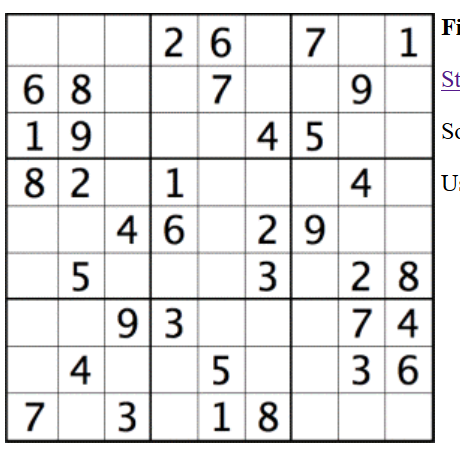
#> input picture input_images/SimpleBoard_1.PNG, 460 x 464 px, found by its file name
$ jupyter execute experiments_board_image_processing.ipynb
#> lines starting #> are read from the running program, lines starting #| are printed output that depends on the picture; after the words box and inside, x2 and y2 are one past the last pixel; in counts of white or black regions, pixels touching at a corner belong together
[cell 1]
import cv2 as cv
import numpy as np
from matplotlib import pyplot as plt

print(cv.__version__)

[cell 2]
imagename = "SimpleBoard_1.png"
img = cv.imread(imagename, cv.IMREAD_UNCHANGED)
#> img is the input picture: shape (464, 460, 4); mean B, G, R, A 229.9, 229.8, 229.9, 255
print(img.shape)
#| (464, 460, 4)
plt.imshow(img)
plt.show()

[cell 3]
img_gray = cv.cvtColor(img, cv.COLOR_BGR2GRAY)
plt.imshow(img_gray, cmap="gray")

[cell 4]
img_detected_edges = cv.Canny(img_gray, 60, 120)
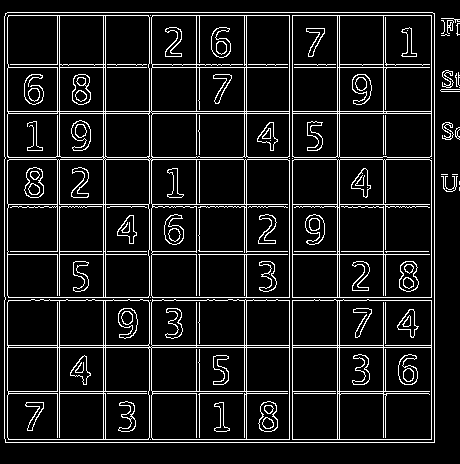
#> img_detected_edges: shape (464, 460); 10.2% white in thin lines or dots
plt.imshow(img_detected_edges, cmap="gray")

[cell 5]
img_detected_edges_with_bilateral_fil = cv.bilateralFilter(img_detected_edges, 5, 300, 300)
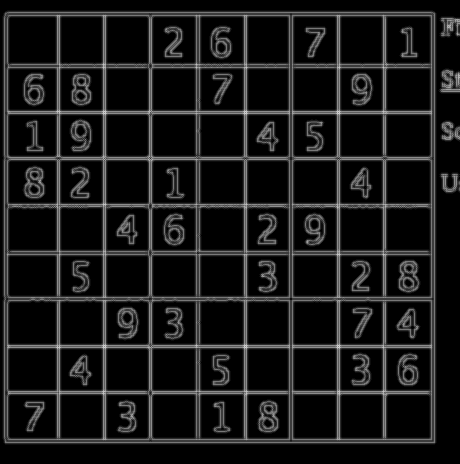
#> img_detected_edges_with_bilateral_fil: shape (464, 460); min 0, max 210, mean 24.5
plt.imshow(img_detected_edges_with_bilateral_fil, cmap="gray")

[cell 6]
line_image = np.copy(img_gray) * 0
#> line_image: shape (464, 460); every value is 0

rho = 1
theta = np.pi / 180
threshold = 100 # minimal number of votes
min_line_length = 300
max_line_gap = 50
lines = cv.HoughLinesP(img_detected_edges_with_bilateral_fil, rho, theta, threshold, min_line_length, max_line_gap)
#> lines = 119 rows, first 6: [2, 68, 436, 68], [2, 295, 436, 295], [2, 391, 436, 391], [107, 67, 107, 10], [383, 444, 383, 392], [289, 390, 289, 296]

for line in lines:
    x1,y1,x2,y2 = line[0]
    cv.line(line_image, (x1,y1), (x2,y2), (255,0,0), 1)
#> this loop made 119 passes
#> (x1, y1, x2, y2) on passes 1 to 12: (2, 68, 436, 68), (2, 295, 436, 295), (2, 391, 436, 391), (107, 67, 107, 10), (383, 444, 383, 392), (289, 390, 289, 296), (53, 437, 382, 442), (5, 294, 5, 69), (435, 294, 435, 69), (108, 17, 436, 17), (103, 294, 103, 69), (3, 15, 106, 15)
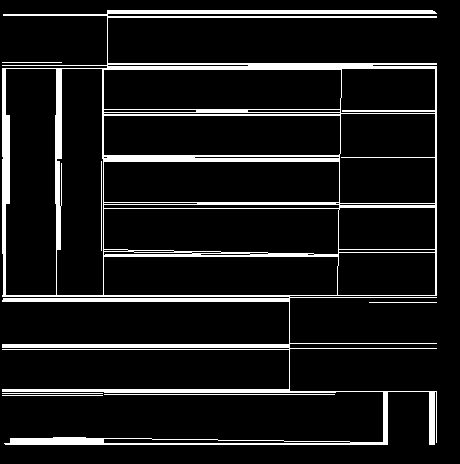
#> line_image: shape (464, 460); 9.8% white; 7 white regions, largest, box (x1, y1, x2, y2) and area: (2, 10, 437, 445) 20372, (104, 394, 335, 395) 231, (2, 393, 103, 394) 101
plt.imshow(line_image)

[cell 7]
def transform_lines(input_lines):
    return [(line[0][0], line[0][1], line[0][2], line[0][3]) for line in input_lines]

[cell 8]
single_line_image = np.copy(img_gray)
lines = transform_lines(lines)
#> lines = 119 items, first 6: (2, 68, 436, 68), (2, 295, 436, 295), (2, 391, 436, 391), (107, 67, 107, 10), (383, 444, 383, 392), (289, 390, 289, 296)
lines.sort(key=lambda tup: tup[1])
x1,y1,x2,y2 = lines[0]
#> x1 = 108; y1 = 10; x2 = 432; y2 = 10
cv.line(single_line_image, (x1,y1), (x2,y2), (0,255,255), 2)
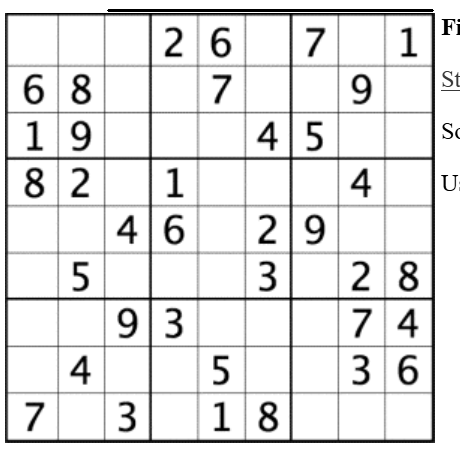
#> single_line_image: shape (464, 460); min 0, max 255, mean 228.7
plt.imshow(single_line_image)
print(lines)
#> (printed output is left out)

Encountered issue with lines: Hough transforms detects several lines for edge of the board. How to find innermost line, so that once image is splitted into single boxes there are no lines in the picture's boarders?

### Dilatation on original image before line detection - doesn't work

[cell 9]
kernel = np.ones((3, 3), np.uint8)
dilated_image = cv.dilate(img_gray, kernel, iterations=1)
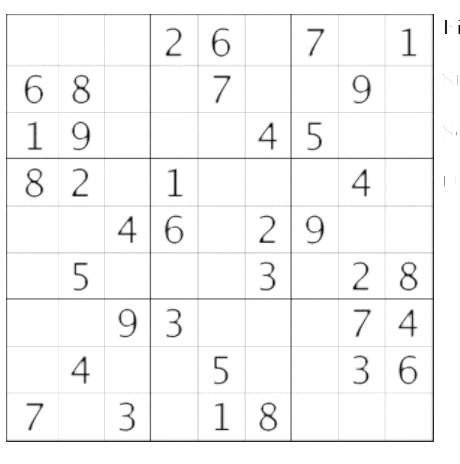
#> dilated_image: shape (464, 460); min 0, max 255, mean 246.6
plt.imshow(dilated_image, cmap="gray")

### Canny filter before line detection

[cell 10]
canny_edges = cv.Canny(img_gray, 60, 120)
plt.imshow(canny_edges, cmap="gray")

[cell 11]
line_image = np.copy(img_gray) * 0

rho = 1
theta = np.pi / 180
threshold = 50 # minimal number of votes
min_line_length = 300
max_line_gap = 30
lines = cv.HoughLinesP(canny_edges, rho, theta, threshold, min_line_length, max_line_gap)
#> lines = 171 rows, first 6: [292, 113, 431, 113], [8, 204, 57, 204], [244, 204, 244, 160], [196, 204, 196, 159], [289, 439, 289, 300], [103, 439, 103, 300]

for line in lines:
    x1,y1,x2,y2 = line[0]
    cv.line(line_image, (x1,y1), (x2,y2), (255,0,0), 1)
#> this loop made 171 passes
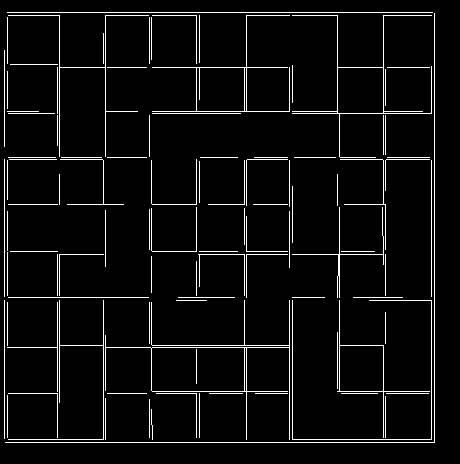
#> line_image: shape (464, 460); 4.9% white in thin lines or dots, all inside (x1, y1, x2, y2) = (4, 12, 435, 443)
plt.imshow(line_image)
transformed_lines = transform_lines(lines)
#> transformed_lines = 171 items, first 6: (292, 113, 431, 113), (8, 204, 57, 204), (244, 204, 244, 160), (196, 204, 196, 159), (289, 439, 289, 300), (103, 439, 103, 300)
transformed_lines.sort(key=lambda tup: tup[1])
print(transformed_lines[:15])
#> (printed output is left out)

$ run again, with input_images/SimpleBoard_2.PNG copied over input_images/SimpleBoard_1.PNG
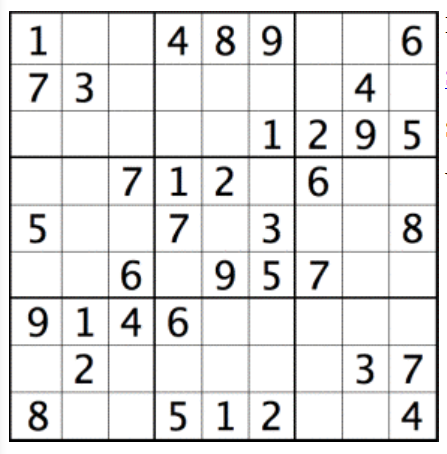
#> input picture input_images/SimpleBoard_2.PNG, 447 x 454 px, found by its file name
#> img is the input picture: shape (454, 447, 4); mean B, G, R, A 229.3, 229.2, 229.3, 255
#| (454, 447, 4)
#> img_detected_edges: shape (454, 447); 10.4% white in thin lines or dots
#> `lines = cv.HoughLinesP(img_detected_edges_with_bilateral_fil, rho, the..`: lines = 109 rows, first 6: [6, 14, 440, 14], [6, 155, 440, 155], [11, 8, 152, 8], [6, 252, 440, 252], [339, 443, 339, 253], [6, 160, 440, 160]
#> the loop `for line in lines:` made 109 passes
#> after the loop `for line in lines:`:
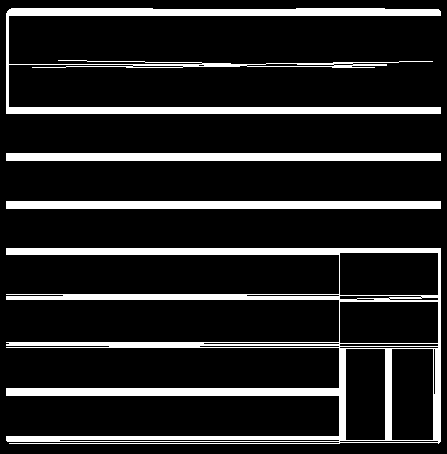
#> line_image: shape (454, 447); 14.3% white; 4 white regions, box (x1, y1, x2, y2) and area: (6, 248, 441, 444) 14320, (6, 8, 441, 114) 7797, (6, 153, 441, 161) 3480, (6, 201, 441, 209) 3480
#> `lines = transform_lines(lines)`: lines = 109 items, first 6: (6, 14, 440, 14), (6, 155, 440, 155), (11, 8, 152, 8), (6, 252, 440, 252), (339, 443, 339, 253), (6, 160, 440, 160)
#> `x1,y1,x2,y2 = lines[0]`: x1 = 11; y1 = 8; x2 = 152; y2 = 8
#> single_line_image: shape (454, 447); min 0, max 255, mean 228.7
#> (printed output is left out)
#> `lines = cv.HoughLinesP(canny_edges, rho, theta, threshold, min_line_le..`: lines = 167 rows, first 6: [156, 346, 291, 346], [247, 63, 247, 14], [200, 63, 200, 14], [293, 155, 293, 14], [155, 10, 292, 10], [111, 109, 152, 109]
#> the loop `for line in lines:` made 167 passes
#> after the loop `for line in lines:`:
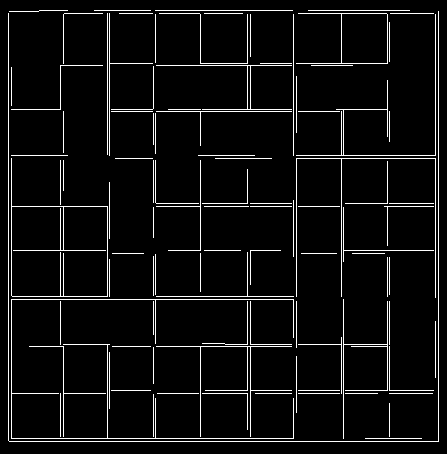
#> line_image: shape (454, 447); 5.5% white in thin lines or dots
#> transformed_lines = 167 items, first 6: (156, 346, 291, 346), (247, 63, 247, 14), (200, 63, 200, 14), (293, 155, 293, 14), (155, 10, 292, 10), (111, 109, 152, 109)
#> (printed output is left out)
